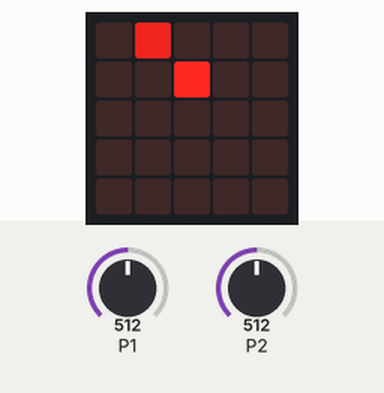
This program was run on a simulated BBC micro:bit running MicroPython. Shown: the board's 5×5 LED display. Inputs (shaded band) come from the test bench; at power-on: P1 = 512, P2 = 512 (analog values on the 0–1023 scale). Random numbers come from a fixed seed.

Above: at 1.2 s.
1.3 s: P1 set to 190
At 2.2 s:
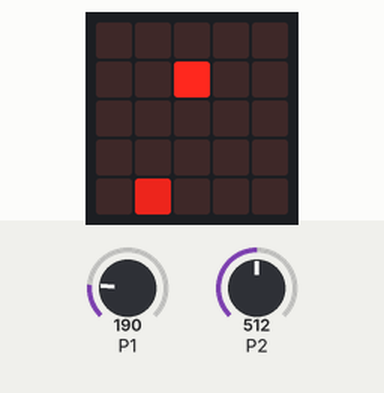
At 3.0 s:
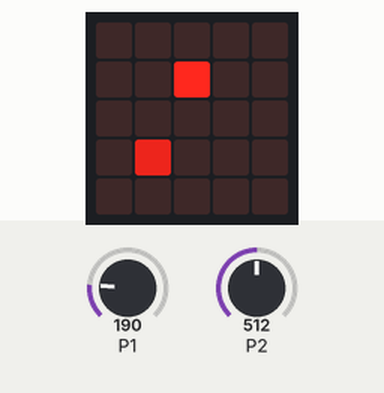
5.0 s: P1 set to 893
7.1 s: P1 set to 914
At 8.3 s:
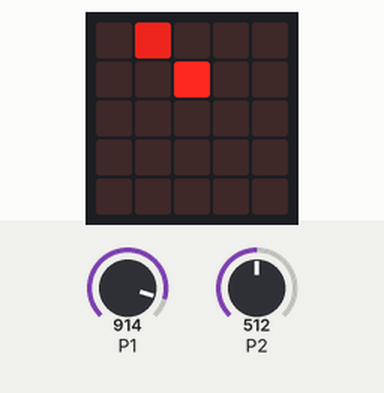
8.7 s: P1 set to 122
Timing chart, 0 to 11.3 s (numbered marks = the images above; inputs shaded):
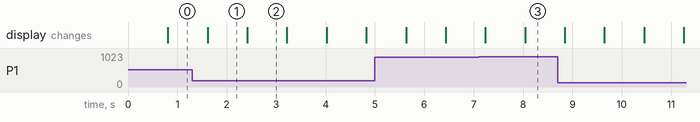

Measured:
- the behaviour switches between 900 and 901 on P1 (found by bisection; images 2 and 3)
- what the display in image 1 shows lasts 0.8 s, from 1.6 s to 2.4 s

The program:

snake.py
```python
from microbit import *
from random import randint
import music

score = 0
snake = [[0, 0]]
food = [randint(1, 4), randint(1, 4)]
directions = [[1, 0], [0, -1], [-1, 0], [0, 1]]
global direction  # 0: ÓÒ 1£ºÉÏ 2£º×ó  3£ºÏÂ
direction = 0


def Rocker_loop_test():
    direction = -1
    x = pin1.read_analog()
    y = pin2.read_analog()

    if x < 200:  # ÉÏ
        direction = 1
    elif x > 900:  # ÏÂ
        direction = 3
    else:
        if y < 200:  # ÓÒ
            direction = 0
        elif y > 900:  # ×ó
            direction = 2
    return direction


while True:
    if len(snake) == 25:
        music.play(music.CHASE)
        display.scroll("Win")
        display.scroll("Score:")
        display.scroll(str(score))
    display.clear()
    display.set_pixel(food[0], food[1], 9)
    for i in range(len(snake)):
        (display.set_pixel(snake[i][0], snake[i][1],
         int(5 - (i/len(snake)*5) % 5 + 2)))
    sleep(800)
    c = Rocker_loop_test()
    if c != -1:
        direction = c
    a = (snake[0][0] + directions[direction][0]) % 5
    b = (snake[0][1] + directions[direction][1]) % 5
    next_block = [a, b]

    if next_block in snake:
        music.play(music.CHASE)
        display.scroll("Game Over")
        display.scroll("Score:")
        display.scroll(str(score))
        break
    snake = [next_block] + snake
    if next_block == food:
        while food in snake:
            food = [randint(0, 4), randint(0, 4)]
            score = score + 1
    else:
        snake.pop()
```
